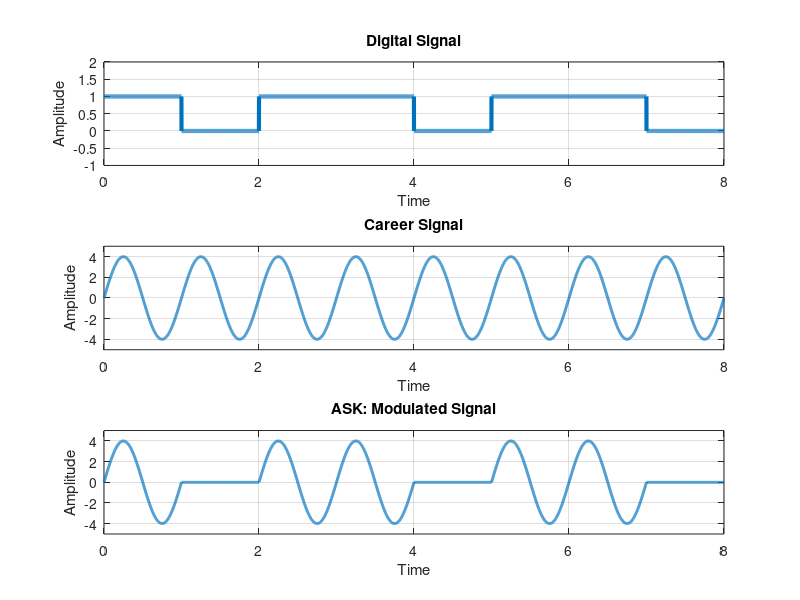

The MATLAB script that drew this image:
clc;
clear all;
close all;

bits=[1 0 1 1 0 1 1 0];
n = 1000;

N = length(bits);
t = 0 : 1/n : N;
x=zeros(1,length(t));
for i = 1 : N
  if bits(i) == 1
    x((i-1)*n+1 : i*n)  = 1;
 end
end
subplot(3,1,1);
plot(t, x, 'linewidth', 3);
axis([0, length(bits), -1, 2]);
title('Digital Signal');
xlabel('Time');
ylabel('Amplitude');
grid on;

a = 4;
f = 1;

sig = a .* sin ( 2 * pi * f * t);
subplot(3, 1, 2);
plot(t, sig, 'linewidth', 2);
axis([0, length(bits),  -a-1, a+1]);
title('Career Signal');
xlabel('Time');
ylabel('Amplitude');
grid on;
grid on;

% Modulation
m = x .* sig;  %modulated analog signal
subplot(3, 1, 3);
plot(t, m, 'linewidth', 2);
axis([0, length(bits), -a-1, a+1]);
title('ASK: Modulated Signal');
xlabel('Time');
ylabel('Amplitude');
grid on;

index=0;
res = zeros(1, N);
for i=1:length(t)
    if t(i)>index
        index=index+1;
        if m(i)~=0
            res(index)=1;
        end
    end
end
disp('modulated bits');
disp(res);